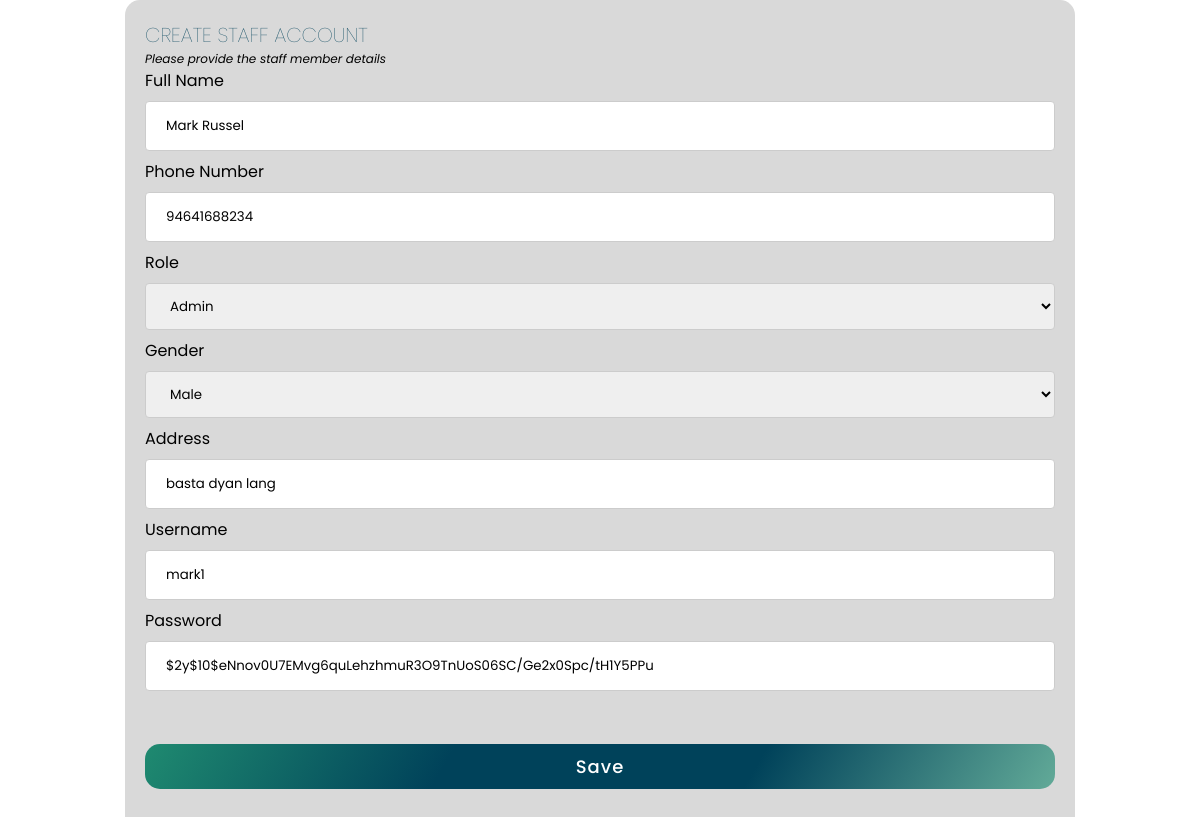
The app's page /Admin/usersEdit.php?id=5 with its own data.
### tables this page shows
CREATE TABLE `users` (
  `id` int(11) NOT NULL,
  `full_name` varchar(255) NOT NULL,
  `phone_number` varchar(20) NOT NULL,
  `role` enum('Admin','Staff') NOT NULL,
  `gender` enum('Male','Female','Prefer not to say') NOT NULL,
  `address` varchar(255) NOT NULL,
  `username` varchar(255) NOT NULL,
  `password` varchar(255) NOT NULL
);

### Admin/usersEdit.php (the view, shortened to what this page needs)
<?php
$server = "localhost";
$username = "root";
$password = "";
$db = "web_inventory";
$conn = mysqli_connect($server, $username, $password, $db);
$full_name = "";
$phone_number = "";
$role = "";
$address = "";
$username = "";
$password = "";
if ($_SERVER['REQUEST_METHOD'] == 'GET') {
    $id = $_GET["id"];
    $sql = "SELECT * FROM users WHERE id=$id";
    $result = $conn->query($sql);
    $row = $result->fetch_assoc();
    $full_name = $row["full_name"];
    $phone_number = $row["phone_number"];
    $role = $row["role"];
    $address = $row["address"];
    $username = $row["username"];
    $password = $row["password"];
    }
?>
<!DOCTYPE html>
<html>
    <head>
        <link rel="stylesheet" href="css/add_staff.css">
        <link rel="stylesheet" href="Navigation/css/nav.css">
        <link rel="stylesheet" href="https://cdnjs.cloudflare.com/ajax/libs/font-awesome/6.0.0-beta3/css/all.min.css" />
</head>
<body>
    <div class="contact-form">
        <h class="new-product-label">CREATE STAFF ACCOUNT</h>
        <p class="please-provide">Please provide the staff member details</p>
        <form method="POST">
            <label for="full_name">Full Name</label>
            <input type="text" name = "full_name"  placeholder = "Enter Full Name" value="<?php echo $full_name; ?>" required>
            <label for="phone_number">Phone Number</label>
            <input type="text" name ="phone_number" placeholder ="Enter Phone Number" value="<?php echo $phone_number; ?>" required>
            <label for ="userole"> Role </label>
            <select id="user-role" name="role">
                <option value="admin" <?php if ($role == 'admin') echo 'admin'; ?>>Admin</option>
            </select>
        <label for="usergender">Gender</label>
        <select id="user-gender" name="gender">
        <option value="male">Male</option>
        </select>
        <label for="user_address">Address</label>
            <input type="text" name = "address"  placeholder = "Enter Address" value="<?php echo $address; ?>" required>
            <label for="u_name">Username</label>
            <input type="text" name ="username" placeholder ="Create Username" value="<?php echo $username; ?>" required>
            <label for="pass">Password</label>
            <input type="text" name ="password" placeholder ="Create Password" value="<?php echo $password; ?>" required>
        <div class="button">
        <input type="submit" value="Save" href="users.php">
        </div>
        </form>
    </div>
</body>
</html>

### Admin/css/add_staff.css (style rules this page uses)
.contact-form { max-width: 950px; margin: auto; border-radius: 15px; background: #d9d9d9; padding: 20px; }
input[type="text"], select { width: 100%; padding: 12px 20px; margin: 8px 0; display: inline-block; border: 1px solid #ccc; border-radius: 4px; box-sizing: border-box; }
input[type="number"], select { width: 100%; padding: 12px 20px; margin: 8px 0; display: inline-block; border: 1px solid #ccc; border-radius: 4px; box-sizing: border-box; }
input[type="text"] { width: 100%; padding: 14px 20px; margin: 8px 0; display: inline-block; border: 1px solid #ccc; border-radius: 4px; box-sizing: border-box; color: black; cursor: pointer; }
form .button { height: 45px; margin: 45px 0; }
form .button input { height: 100%; width: 100%; outline: none; color: #fff; border: none; font-size: 18px; font-weight: 500; letter-spacing: 1px; background: linear-gradient(120deg, #1f8a70, #00425a, #00425a, #62aa98); border-radius: 15px; }
.new-product-label { font-size: 20px; font-weight: 100; color: #00425a; }
.please-provide { font-size: 12px; font-style: italic; }

### Admin/Navigation/css/nav.css (style rules this page uses)
* { margin: 0; padding: 0; border: none; outline: none; box-sizing: border-box; font-family: "Poppins", sans-serif; }
body { display: flex; }

### records on screen
users: full_name "Mark Russel", phone_number "94641688234", address "basta dyan lang", username "mark1", password "$2y$10$eNnov0U7EMvg6quLehzhmuR3O9TnUoS06SC/Ge2x0Spc/tH1Y5PPu"
